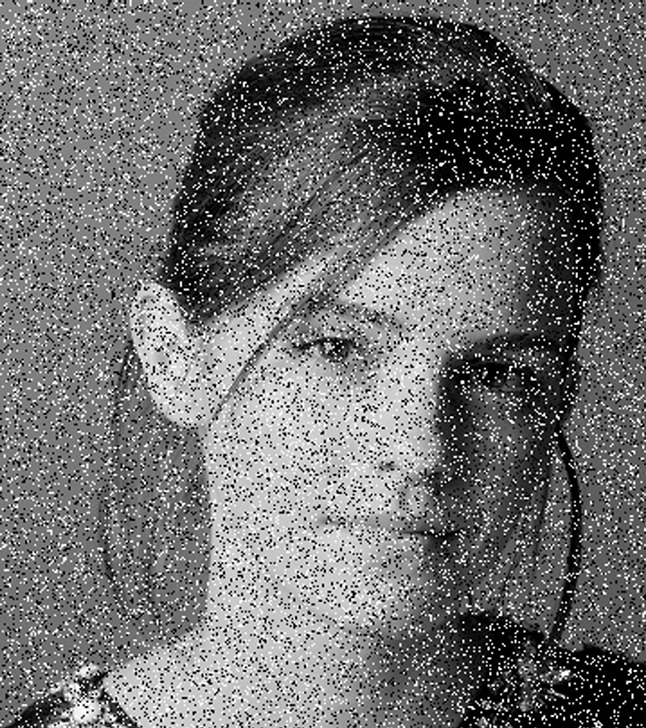
#> input picture data/raw/emma_corrupted.jpg, 646 x 728 px
$ jupyter execute q08.ipynb
#> lines starting #> are read from the running program, lines starting #| are printed output that depends on the picture
## Q8 - Salt and Pepper Noise Removal

### 1 - Import Required Libraries

[cell 1]
import cv2
import numpy as np
import matplotlib.pyplot as plt
from pathlib import Path

### 2 - Set Input and Output Paths

[cell 2]
img_path = Path("../data/raw/emma_corrupted.jpg")   # change to .jpg if needed
out_dir = Path("../results/q08")
out_dir.mkdir(parents=True, exist_ok=True)

print("Input path:", img_path.resolve())
print("Output folder:", out_dir.resolve())

### 3 - Load Corrupted Image

[cell 3]
img = cv2.imread(str(img_path), cv2.IMREAD_GRAYSCALE)
#> img is the input picture: shape (728, 646); min 0, max 255, mean 111.6

if img is None:
    raise FileNotFoundError(f"Could not load image: {img_path}")

print("Image loaded successfully")
print("Shape:", img.shape)
#| Shape: (728, 646)
print("Data type:", img.dtype)
#| Data type: uint8

### 4 - Display Corrupted Image

[cell 4]
plt.figure(figsize=(6, 6))
plt.imshow(img, cmap="gray")
plt.title("Corrupted Image")
plt.axis("off")
plt.show()

### 5 - Apply Gaussian Smoothing

[cell 5]
gaussian_smoothed = cv2.GaussianBlur(img, (5, 5), sigmaX=1.0, sigmaY=1.0)
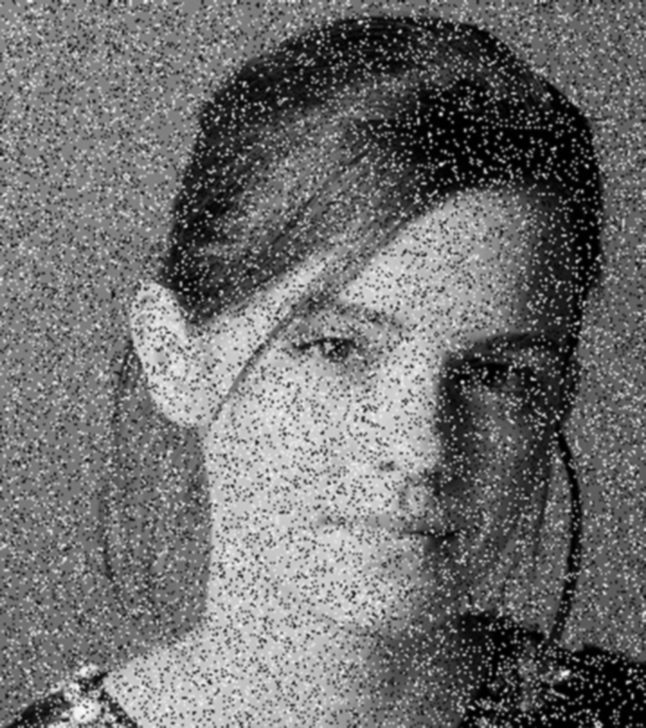
#> gaussian_smoothed: shape (728, 646); min 0, max 251, mean 111.6
print("Gaussian smoothing completed.")

### 6 - Apply Median Filtering

[cell 6]
median_filtered = cv2.medianBlur(img, 5)
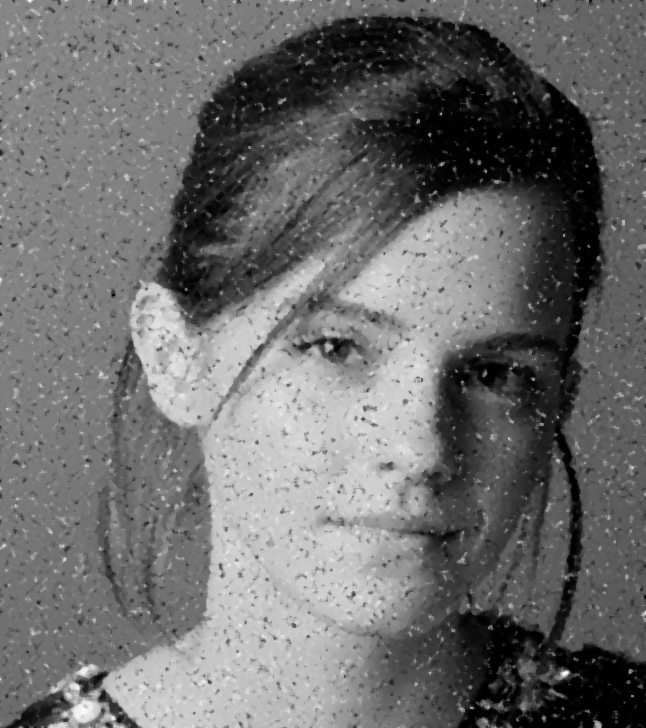
#> median_filtered: shape (728, 646); min 0, max 253, mean 109.3
print("Median filtering completed.")

### 7 - Display Filtering Results

[cell 7]
plt.figure(figsize=(15, 5))

plt.subplot(1, 3, 1)
plt.imshow(img, cmap="gray")
plt.title("Corrupted Image")
plt.axis("off")

plt.subplot(1, 3, 2)
plt.imshow(gaussian_smoothed, cmap="gray")
plt.title("Gaussian Smoothing")
plt.axis("off")

plt.subplot(1, 3, 3)
plt.imshow(median_filtered, cmap="gray")
plt.title("Median Filtering")
plt.axis("off")

plt.tight_layout()
plt.show()
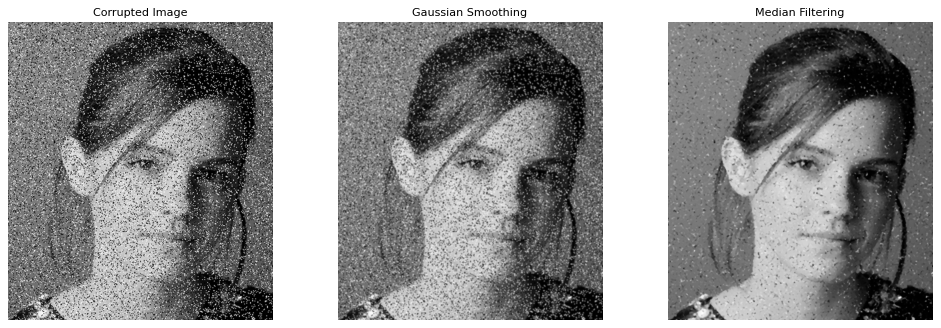
#> figure drawn by matplotlib, 3 panels

$ run again, with data/raw/daisy.jpg copied over data/raw/emma_corrupted.jpg
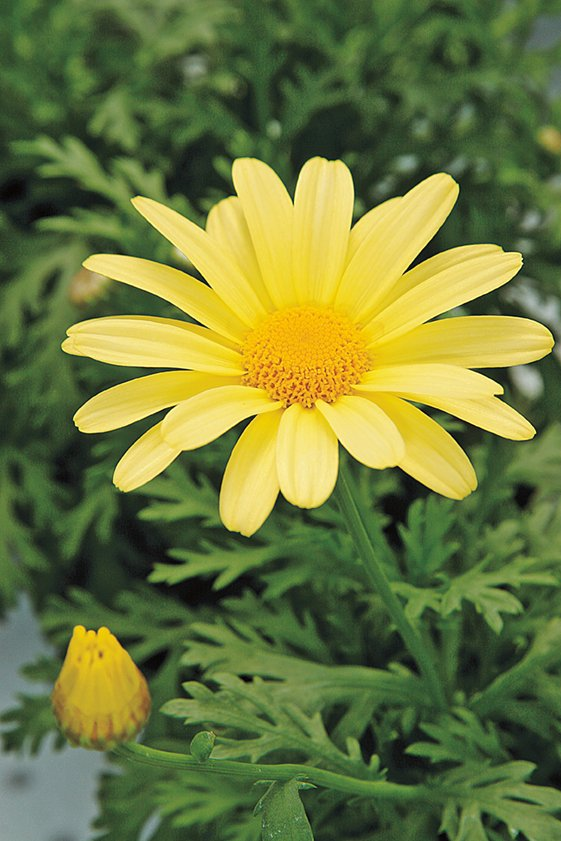
#> input picture data/raw/daisy.jpg, 561 x 841 px
#> `img = cv2.imread(str(img_path), cv2.IMREAD_GRAYSCALE)`:
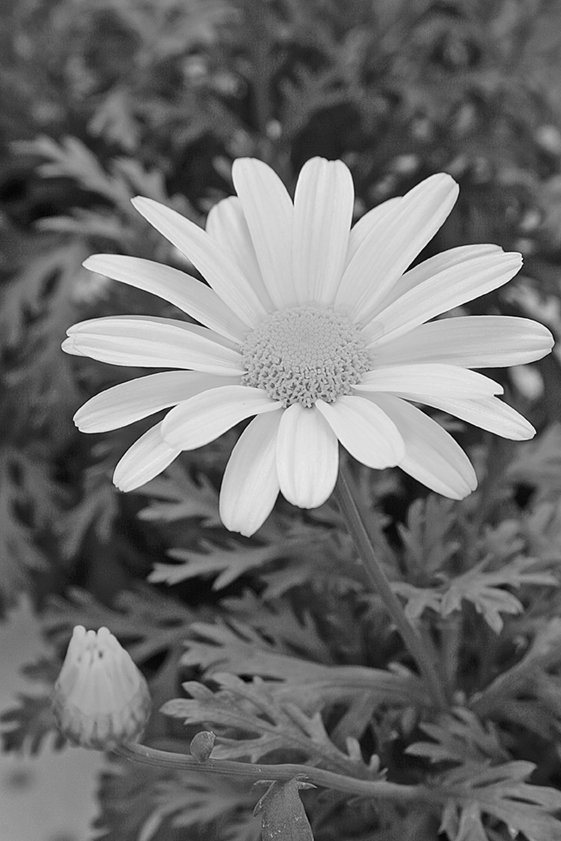
#> img: shape (841, 561); min 0, max 255, mean 110
#| Shape: (841, 561)
#| Data type: uint8
#> `plt.show()`:
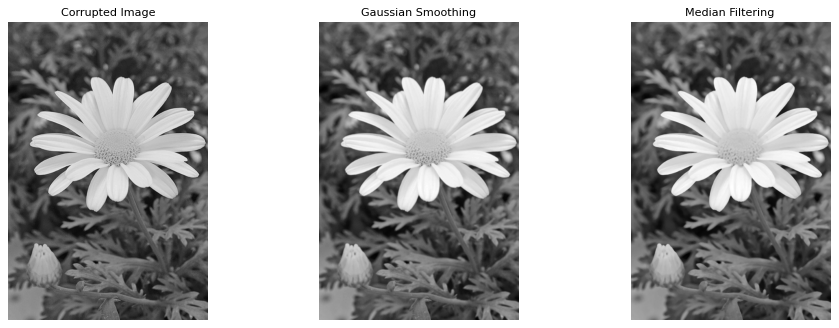
#> figure drawn by matplotlib, 3 panels

$ run again, with data/raw/highlights_and_shadows.jpg copied over data/raw/emma_corrupted.jpg
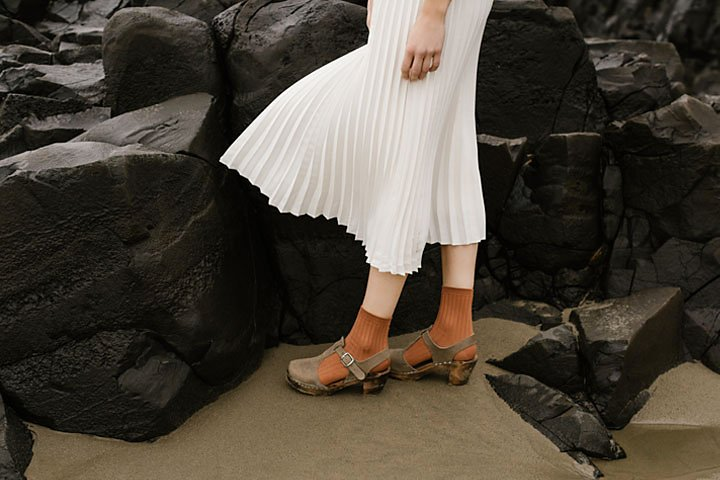
#> input picture data/raw/highlights_and_shadows.jpg, 720 x 480 px
#> `img = cv2.imread(str(img_path), cv2.IMREAD_GRAYSCALE)`:
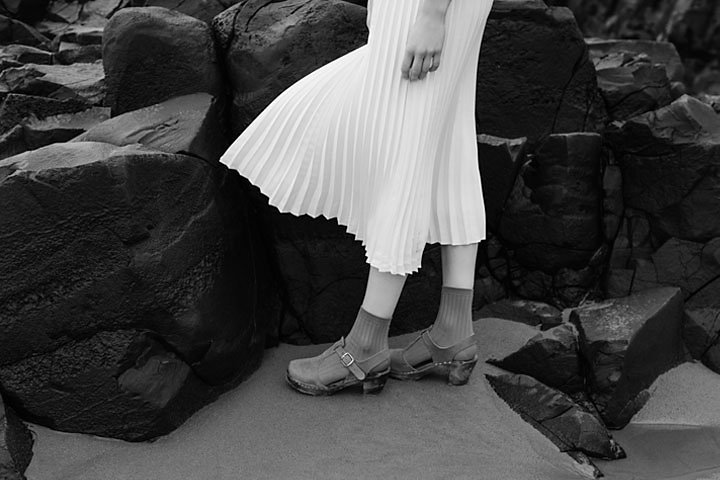
#> img: shape (480, 720); min 0, max 255, mean 69.5
#| Shape: (480, 720)
#| Data type: uint8
#> `plt.show()`:
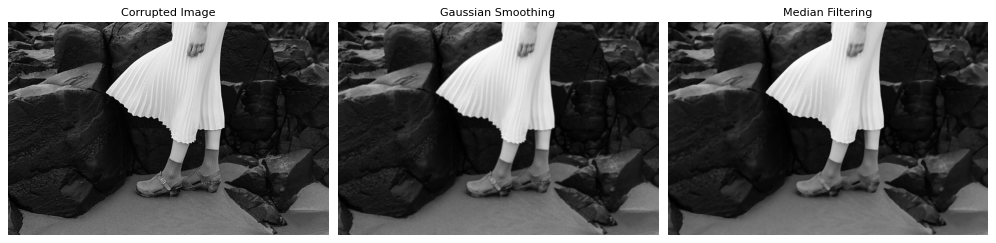
#> figure drawn by matplotlib, 3 panels
